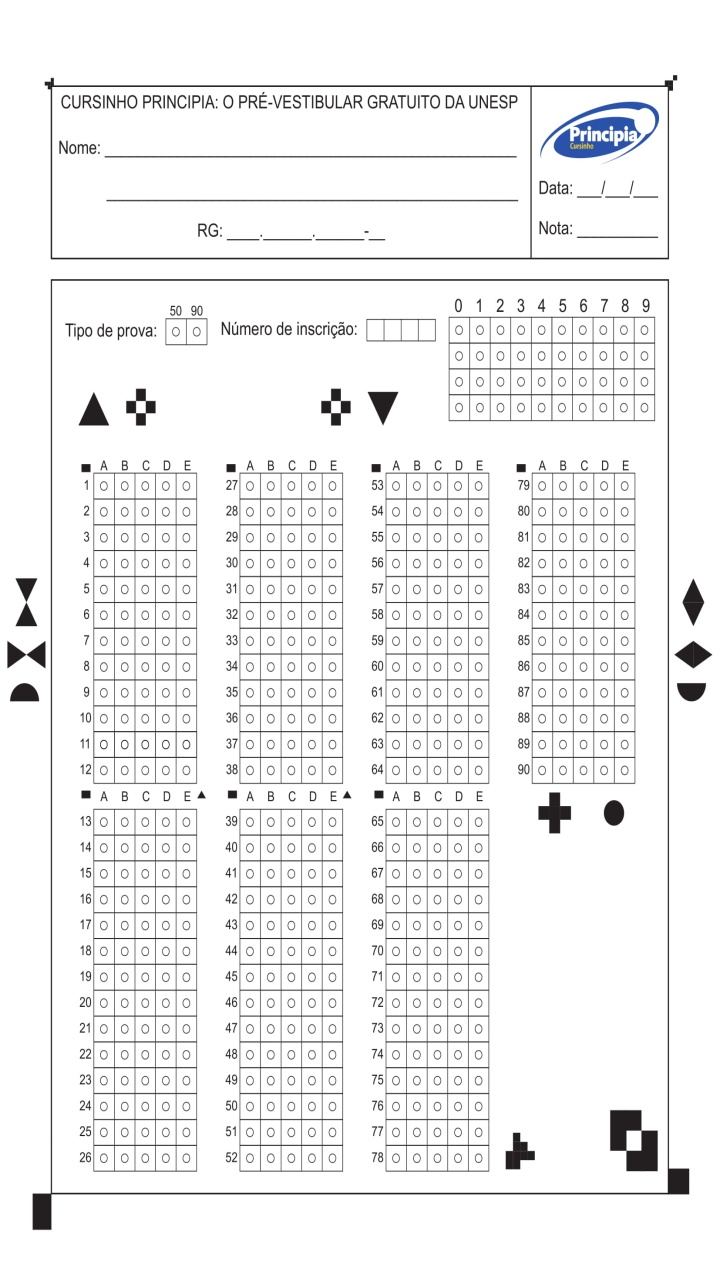
#> input picture base.jpeg, 720 x 1280 px
$ python AnotherAlign..py
#> lines starting #> are read from the running program, lines starting #| are printed output that depends on the picture
import numpy as np
import cv2 as cv

img1 = cv.imread('base.jpeg',cv.IMREAD_GRAYSCALE)          # queryImage
#> img1: shape (1280, 720); min 21, max 255, mean 241.1
img2 = cv.imread('prova2.jpeg',cv.IMREAD_GRAYSCALE) # trainImage
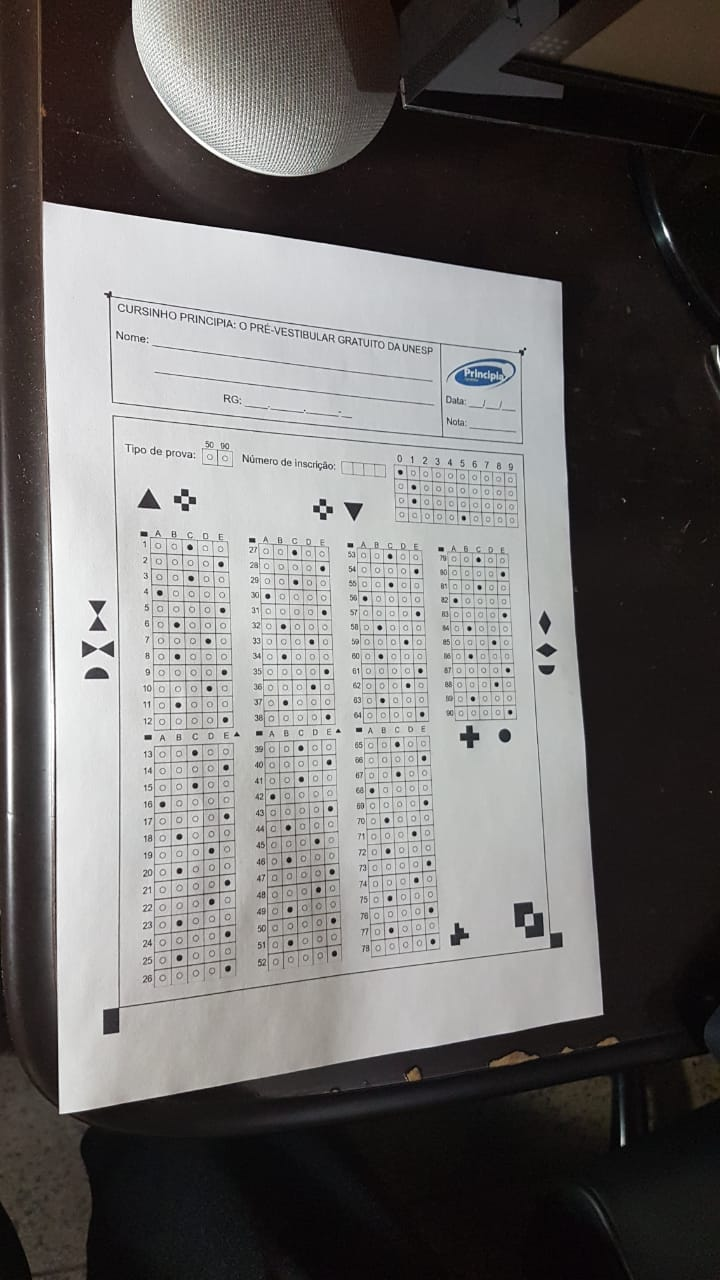
#> input picture prova2.jpeg, 720 x 1280 px
#> img2: shape (1280, 720); min 0, max 255, mean 108.7
# Initiate ORB detector
orb = cv.ORB_create(5000)
# find the keypoints and descriptors with ORB
kp1, des1 = orb.detectAndCompute(img1,None)
#> kp1 = 5000 keypoints; strongest (x, y, size): (512, 98, 37.2), (319, 98, 31), (196, 98, 31), (513, 98, 31)
kp2, des2 = orb.detectAndCompute(img2,None)
#> kp2 = 4959 keypoints; strongest (x, y, size): (267, 595, 31), (322, 569, 31), (324, 613, 31), (184, 505, 44.6)

# create BFMatcher object
bf = cv.BFMatcher(cv.NORM_HAMMING, crossCheck=True)
# Match descriptors.
matches = bf.match(des1,des2)
#> matches = 935 matches
# Sort them in the order of their distance.
matches = sorted(matches, key = lambda x:x.distance)

# Remove not so good matches
numGoodMatches = int(len(matches) * 0.05)
#> numGoodMatches = 46
matches = matches[:numGoodMatches]
#> matches = 46 matches

# Draw top matches
imMatches = cv.drawMatches(img1, kp1, img2, kp2, matches, None)
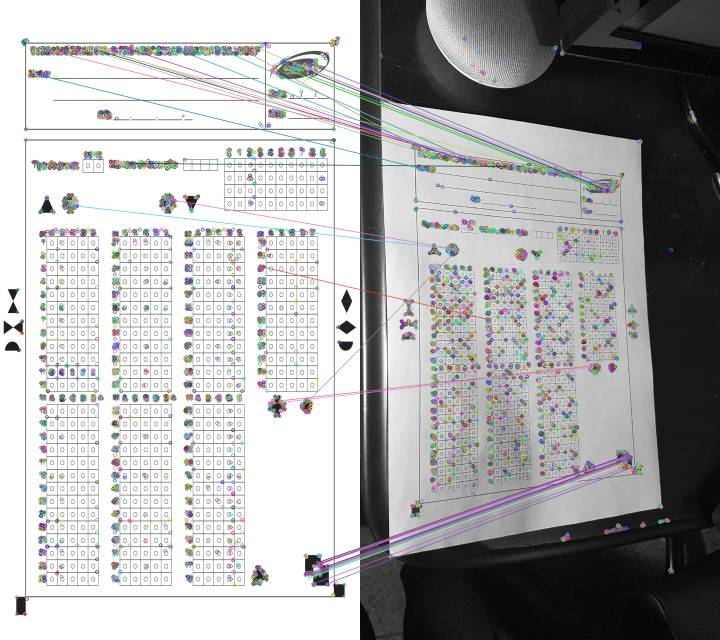
#> imMatches: shape (1280, 1440, 3) (shown at 1/2 size); mean of channels 0, 1, 2 170.9, 170.6, 170.7; drawn as B, G, R
cv.imwrite("NovoAlinhada.jpeg", imMatches)

# Extract location of good matches
points1 = np.zeros((len(matches), 2), dtype=np.float32)
#> points1 = 46 pairs, first value 0 to 0, second value 0 to 0
points2 = np.zeros((len(matches), 2), dtype=np.float32)
#> points2 = 46 pairs, first value 0 to 0, second value 0 to 0

for i, match in enumerate(matches):
    points1[i, :] = kp1[match.queryIdx].pt
    points2[i, :] = kp2[match.trainIdx].pt
#> this loop made 46 passes
#> after the loop, points1 = 46 pairs, first value 82.8 to 654.9, second value 94.56 to 1167.4; points2 = 46 pairs, first value 134.4 to 542.4, second value 306 to 936

# Find homography
h, mask = cv.findHomography(points1, points2, cv.RANSAC)
#> h = [[0.782, -0.00137, 77.29], [0.172, 0.56, 245.4], [0.000235, -6.1e-05, 1]]; mask = 46 values, max 1 at index 0, min 0 at index 3, mean 0.674

# Use homography
height, width = img1.shape
#> height = 1280; width = 720
aligned_image = cv.warpPerspective(img2, h, (width, height))
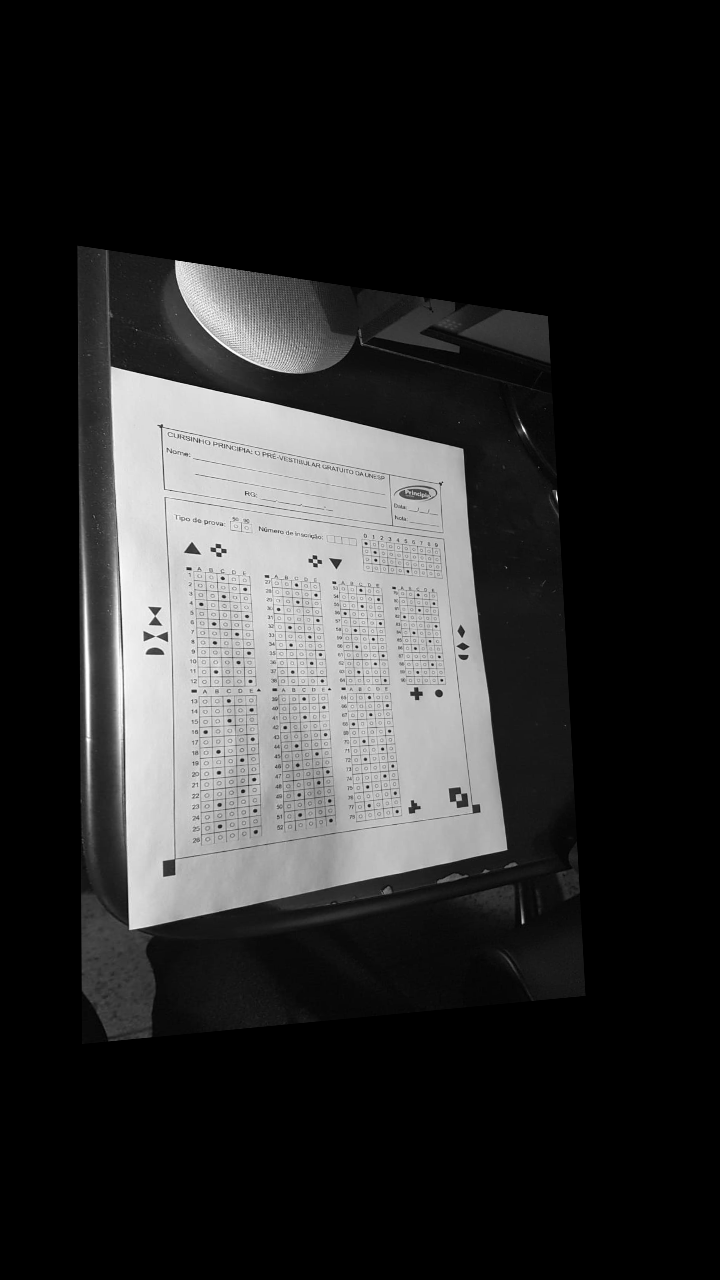
#> aligned_image: shape (1280, 720); min 0, max 255, mean 43.8
cv.imwrite('alinhada.jpeg', aligned_image)
